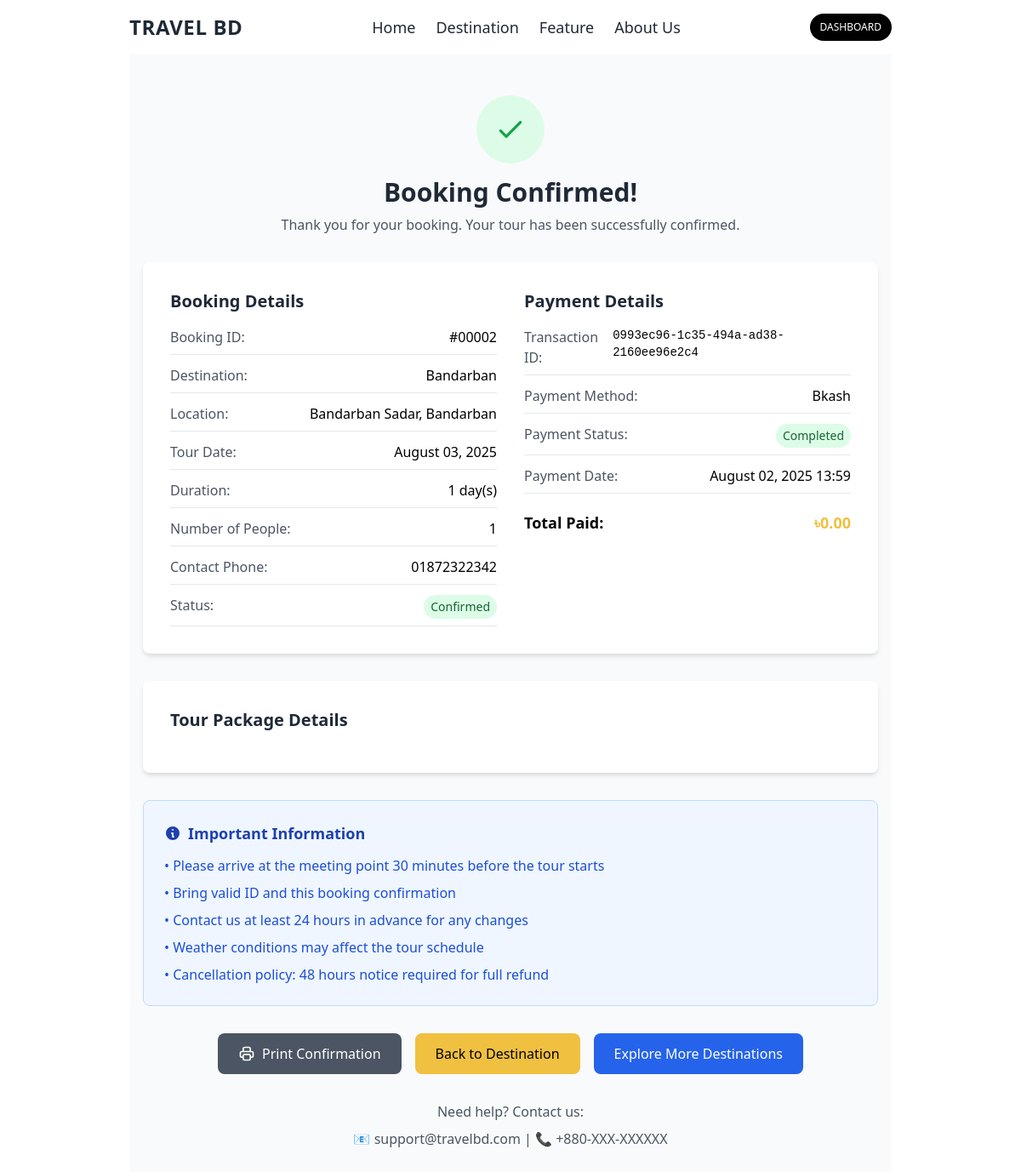
The app's page /destinations/booking-confirmation/2/ (signed in) with its own data.
### destination/models.py (models this page shows, shortened)
class TourBooking(models.Model):
    BOOKING_STATUS_CHOICES = [
        ('pending', 'Pending'),
        ('confirmed', 'Confirmed'),
        ('cancelled', 'Cancelled'),
        ('completed', 'Completed'),
    ]
    user = models.ForeignKey(User, on_delete=models.CASCADE)
    destination = models.ForeignKey(Destination, on_delete=models.CASCADE)
    booking_date = models.DateTimeField(auto_now_add=True)
    tour_date = models.DateField()
    number_of_people = models.IntegerField(default=1)
    total_amount = models.DecimalField(max_digits=10, decimal_places=2)
    status = models.CharField(max_length=20, choices=BOOKING_STATUS_CHOICES, default='pending')
    special_requests = models.TextField(blank=True)
    contact_phone = models.CharField(max_length=15)

class Destination(models.Model):
    CATEGORY_CHOICES = [
        ('beach', 'Beach'),
        ('mountain', 'Mountain'),
        ('historical', 'Historical'),
        ('cultural', 'Cultural'),
        ('adventure', 'Adventure'),
        ('religious', 'Religious'),
        ('nature', 'Nature'),
        ('waterfall', 'Waterfall'),
        ('forest', 'Forest'),
        ('archaeological', 'Archaeological'),
    ]
    name = models.CharField(max_length=200)
    slug = models.SlugField(max_length=250, unique=True, blank=True)
    description = models.TextField()
    short_description = models.CharField(max_length=300)
    location = models.CharField(max_length=200)
    district = models.CharField(max_length=100)
    division = models.CharField(max_length=100)
    category = models.CharField(max_length=20, choices=CATEGORY_CHOICES)
    main_image = models.ImageField(upload_to='destinations/images/', blank=True, null=True)
    gallery_image_1 = models.ImageField(upload_to='destinations/images/', blank=True, null=True)
    gallery_image_2 = models.ImageField(upload_to='destinations/images/', blank=True, null=True)
    gallery_image_3 = models.ImageField(upload_to='destinations/images/', blank=True, null=True)
    best_time_to_visit = models.CharField(max_length=200)
    entry_fee = models.DecimalField(max_digits=8, decimal_places=2, default=0.00)
    duration = models.CharField(max_length=100)
    difficulty_level = models.CharField(max_length=50, choices=[
        ('easy', 'Easy'),
        ('moderate', 'Moderate'),
        ('hard', 'Hard'),
    ], default='easy')
    latitude = models.DecimalField(max_digits=9, decimal_places=6, blank=True, null=True)
    longitude = models.DecimalField(max_digits=9, decimal_places=6, blank=True, null=True)
    meta_description = models.CharField(max_length=160, blank=True)
    featured = models.BooleanField(default=False)
    is_active = models.BooleanField(default=True)
    created_at = models.DateTimeField(auto_now_add=True)
    updated_at = models.DateTimeField(auto_now=True)
    created_by = models.ForeignKey(User, on_delete=models.CASCADE, related_name='destinations', null=True, blank=True)
    tour_price = models.DecimalField(max_digits=10, decimal_places=2, default=0)
    tour_duration_days = models.IntegerField(default=1)
    max_group_size = models.IntegerField(default=20)
    tour_includes = models.TextField(blank=True, help_text="What's included in the tour package")
    tour_excludes = models.TextField(blank=True, help_text="What's not included")
    available_dates = models.TextField(blank=True, help_text="Available tour dates")
    class Meta:
        ordering = ['-featured', '-created_at']
        verbose_name = 'Destination'
        verbose_name_plural = 'Destinations'

class Payment(models.Model):
    PAYMENT_STATUS_CHOICES = [
        ('pending', 'Pending'),
        ('completed', 'Completed'),
        ('failed', 'Failed'),
        ('refunded', 'Refunded'),
    ]
    booking = models.OneToOneField(TourBooking, on_delete=models.CASCADE)
    amount = models.DecimalField(max_digits=10, decimal_places=2)
    payment_method = models.CharField(max_length=50)
    transaction_id = models.CharField(max_length=100, unique=True)
    status = models.CharField(max_length=20, choices=PAYMENT_STATUS_CHOICES, default='pending')
    created_at = models.DateTimeField(auto_now_add=True)
    updated_at = models.DateTimeField(auto_now=True)

### destination/views.py (the view)
# urls.py: path('booking-confirmation/<int:booking_id>/', views.booking_confirmation, name='booking_confirmation'),
@login_required
def booking_confirmation(request, booking_id):
    booking = get_object_or_404(TourBooking, id=booking_id, user=request.user)
    return render(request, 'booking_confirmation.html', {'booking': booking})

### templates/booking_confirmation.html (shortened to what this page needs)
{% extends 'base.html' %} {% load static %} {% block body %}
<div class="min-h-screen bg-gray-50 py-12">
  <div class="max-w-4xl mx-auto px-4">
    <div class="text-center mb-8">
      <div
        class="inline-flex items-center justify-center w-20 h-20 bg-green-100 rounded-full mb-4"
      >
        <svg
          class="w-10 h-10 text-green-600"
          fill="none"
          stroke="currentColor"
          viewBox="0 0 24 24"
        >
          <path
            stroke-linecap="round"
            stroke-linejoin="round"
            stroke-width="2"
            d="M5 13l4 4L19 7"
          ></path>
        </svg>
      </div>
      <h1 class="text-3xl font-bold text-gray-800 mb-2">Booking Confirmed!</h1>
      <p class="text-gray-600">
        Thank you for your booking. Your tour has been successfully confirmed.
      </p>
    </div>
    <div class="bg-white rounded-lg shadow-md p-8 mb-8">
      <div class="grid grid-cols-1 md:grid-cols-2 gap-8">
        <div>
          <h2 class="text-xl font-bold text-gray-800 mb-4">Booking Details</h2>
          <div class="space-y-3">
            <div class="flex justify-between border-b pb-2">
              <span class="text-gray-600">Booking ID:</span>
              <span class="font-medium"
                >#{{ booking.id|stringformat:"05d" }}</span
              >
            </div>
            <div class="flex justify-between border-b pb-2">
              <span class="text-gray-600">Destination:</span>
              <span class="font-medium">{{ booking.destination.name }}</span>
            </div>
            <div class="flex justify-between border-b pb-2">
              <span class="text-gray-600">Location:</span>
              <span class="font-medium">
                {{ booking.destination.location|default_if_none:"" }}, {{ booking.destination.district|default_if_none:"" }}
              </span>
            </div>
            <div class="flex justify-between border-b pb-2">
              <span class="text-gray-600">Tour Date:</span>
              <span class="font-medium"
                >{{ booking.tour_date|date:"F d, Y" }}</span
              >
            </div>
            <div class="flex justify-between border-b pb-2">
              <span class="text-gray-600">Duration:</span>
              <span class="font-medium"
                >{{ booking.destination.tour_duration_days }} day(s)</span
              >
            </div>
            <div class="flex justify-between border-b pb-2">
              <span class="text-gray-600">Number of People:</span>
              <span class="font-medium">{{ booking.number_of_people }}</span>
            </div>
            <div class="flex justify-between border-b pb-2">
              <span class="text-gray-600">Contact Phone:</span>
              <span class="font-medium">{{ booking.contact_phone }}</span>
            </div>
            <div class="flex justify-between border-b pb-2">
              <span class="text-gray-600">Status:</span>
              <span
                class="inline-block bg-green-100 text-green-800 px-2 py-1 rounded-full text-sm font-medium"
              >
                {{ booking.status|title }}
              </span>
            </div>
          </div>
        </div>
        <div>
          <h2 class="text-xl font-bold text-gray-800 mb-4">Payment Details</h2>
          <div class="space-y-3">
            {% if booking.payment %}
            <div class="flex justify-between border-b pb-2">
              <span class="text-gray-600">Transaction ID:</span>
              <span class="font-medium font-mono text-sm"
                >{{ booking.payment.transaction_id }}</span
              >
            </div>
            <div class="flex justify-between border-b pb-2">
              <span class="text-gray-600">Payment Method:</span>
              <span class="font-medium"
                >{{ booking.payment.payment_method|title }}</span
              >
            </div>
            <div class="flex justify-between border-b pb-2">
              <span class="text-gray-600">Payment Status:</span>
              <span
                class="inline-block bg-green-100 text-green-800 px-2 py-1 rounded-full text-sm font-medium"
              >
                {{ booking.payment.status|title }}
              </span>
            </div>
            <div class="flex justify-between border-b pb-2">
              <span class="text-gray-600">Payment Date:</span>
              <span class="font-medium"
                >{{ booking.payment.created_at|date:"F d, Y H:i" }}</span
              >
            </div>
            {% endif %}
            <div class="flex justify-between text-lg font-bold pt-2">
              <span>Total Paid:</span>
              <span class="text-primary">৳{{ booking.total_amount }}</span>
            </div>
          </div>
        </div>
      </div>
    </div>
    <div class="bg-white rounded-lg shadow-md p-8 mb-8">
      <h2 class="text-xl font-bold text-gray-800 mb-4">Tour Package Details</h2>
    </div>
    <div class="bg-blue-50 border border-blue-200 rounded-lg p-6 mb-8">
      <h3 class="text-lg font-semibold text-blue-800 mb-3 flex items-center">
        <svg class="w-5 h-5 mr-2" fill="currentColor" viewBox="0 0 20 20">
          <path
            fill-rule="evenodd"
            d="M18 10a8 8 0 11-16 0 8 8 0 0116 0zm-7-4a1 1 0 11-2 0 1 1 0 012 0zM9 9a1 1 0 000 2v3a1 1 0 001 1h1a1 1 0 100-2v-3a1 1 0 00-1-1H9z"
            clip-rule="evenodd"
          ></path>
        </svg>
        Important Information
      </h3>
      <ul class="text-blue-700 space-y-2">
        <li>
          • Please arrive at the meeting point 30 minutes before the tour starts
        </li>
        <li>• Bring valid ID and this booking confirmation</li>
        <li>• Contact us at least 24 hours in advance for any changes</li>
        <li>• Weather conditions may affect the tour schedule</li>
        <li>• Cancellation policy: 48 hours notice required for full refund</li>
      </ul>
    </div>
    <div class="flex flex-col sm:flex-row gap-4 justify-center">
      <button
        onclick="window.print()"
        class="bg-gray-600 text-white px-6 py-3 rounded-lg hover:bg-gray-700 transition duration-200 flex items-center justify-center"
      >
        Print Confirmation
      </button>
      <a
        href="{% url 'destination:destination_detail' booking.destination.slug %}"
        class="bg-primary text-black px-6 py-3 rounded-lg hover:bg-yellow-500 transition duration-200 text-center"
      >
        Back to Destination
      </a>
      <a
        href="{% url 'destination:destination_list' %}"
        class="bg-blue-600 text-white px-6 py-3 rounded-lg hover:bg-blue-700 transition duration-200 text-center"
      >
        Explore More Destinations
      </a>
    </div>
    <div class="text-center mt-8 text-gray-600">
      <p class="mb-2">Need help? Contact us:</p>
      <p class="font-medium">📧 support@travelbd.com | 📞 +880-XXX-XXXXXX</p>
    </div>
  </div>
</div>
{% endblock %}

### records on screen
TourBooking: id "00002", destination.name "Bandarban", destination.location "Bandarban Sadar", destination.district "Bandarban", tour_date "August 03, 2025", destination.tour_duration_days "1", number_of_people "1", contact_phone "01872322342", status "Confirmed", payment.transaction_id "0993ec96-1c35-494a-ad38-2160ee96e2c4", payment.payment_method "Bkash", payment.status "Completed", payment.created_at "August 02, 2025 13:59", total_amount "0.00"
